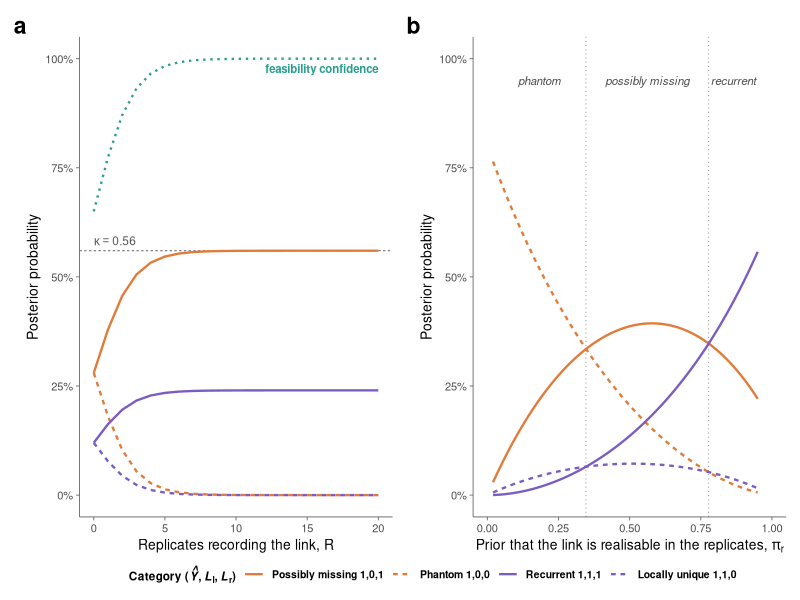
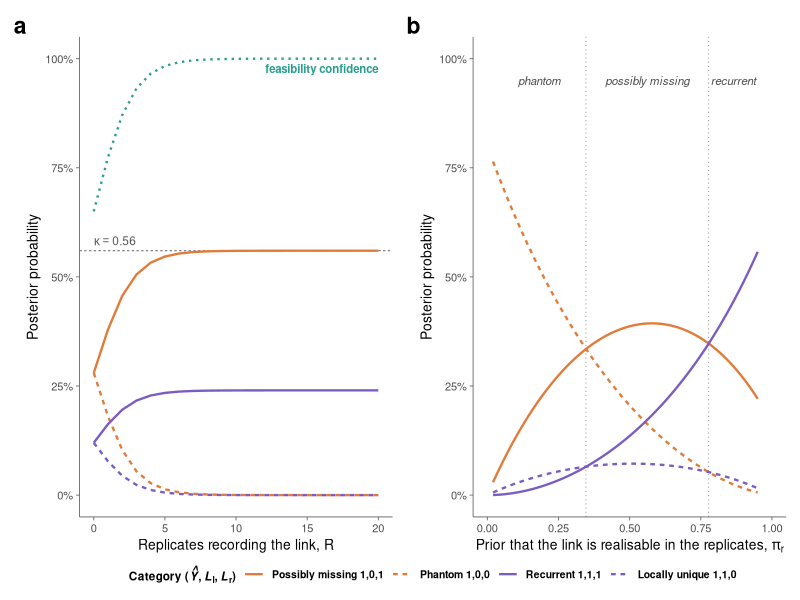

The R script that drew these images, in order:
## ---------------------------------------------------------------------------
## Main-text figure (fig:main_accumulation): what replicate evidence buys,
## and what it cannot.
## (a) Confidence accumulates with consistent detections but stops at kappa,
##     while the aggregate feasibility confidence phi is not bounded by it.
## (b) kappa = (1 - eps_Y)(1 - eps_l) is a property of the model and the local
##     method alone; the rule in (a) is one point on these curves.
## Symmetric rates throughout, matching the likelihood printed in the section.
## ---------------------------------------------------------------------------

library(ggplot2)
library(patchwork)

## Figures are written to Bayesian_framework/bayesian_figures. Resolved here so
## the script works whether it is run from the project root or from inside
## Bayesian_framework/, and the folder is created if it is missing.
fig_dir <- if (dir.exists("Bayesian_framework"))
             file.path("Bayesian_framework", "bayesian_figures") else "bayesian_figures"
dir.create(fig_dir, recursive = TRUE, showWarnings = FALSE)

eY <- 0.20; eL <- 0.30            # model and local error rates
p1 <- 0.105; p0 <- 0.05           # per-replicate recording probability
Rs <- 0:20

## eight categories as (z_Y, z_l, z_r); evidence is Y = 1, O_l = 0
sig <- rbind(c(1,1,1), c(1,1,0), c(1,0,1), c(1,0,0),
             c(0,1,1), c(0,1,0), c(0,0,1), c(0,0,0))
rownames(sig) <- c("recurrent","locally unique","possibly missing","phantom",
                   "model-elusive","weakly-supported","locally absent",
                   "possibly forbidden")

## model and local factors for the evidence Y = 1, O_l = 0 (symmetric local axis)
w <- ifelse(sig[,1] == 1, 1 - eY, eY) * ifelse(sig[,2] == 0, 1 - eL, eL)

post <- function(R) {                       # detected in every replicate
  if (R == 0) return(w / sum(w))            # no replicate term at all
  ## z_r = 1 means the link is realisable in the replicates, so the count is
  ## plainly binomial and no conditioning is applied (Eqs. erep, cumulative)
  pr <- ifelse(sig[,3] == 1, p1^R, p0^R)
  L  <- w * pr
  L / sum(L)
}

P   <- t(sapply(Rs, post)); colnames(P) <- rownames(sig)
kap <- (1 - eY) * (1 - eL)                  # 0.56

## two pairs of categories, each pair differing only in the replicate bit
lev <- c("Possibly missing","Phantom","Recurrent","Locally unique")
key <- c("Possibly missing 1,0,1", "Phantom 1,0,0",
         "Recurrent 1,1,1",        "Locally unique 1,1,0")
dat_a <- rbind(
  data.frame(R = Rs, y = P[,"possibly missing"],   k = lev[1]),
  data.frame(R = Rs, y = P[,"phantom"],            k = lev[2]),
  data.frame(R = Rs, y = P[,"recurrent"],          k = lev[3]),
  data.frame(R = Rs, y = P[,"locally unique"],     k = lev[4]))
dat_a$k <- factor(dat_a$k, levels = lev)
cols <- setNames(c("#E07B39","#E07B39","#7C5CBF","#7C5CBF"), lev)
ltys <- setNames(c("solid","22","solid","22"), lev)

phi <- data.frame(R = Rs, y = 1 - P[,"phantom"] - P[,"possibly forbidden"])

pct <- function(x) paste0(round(100 * x), "%")

pa <- ggplot(dat_a, aes(R, y, colour = k, linetype = k)) +
  geom_hline(yintercept = kap, linetype = "22", colour = "grey45",
             linewidth = 0.4) +
  annotate("text", x = 0, y = kap, label = "kappa == 0.56", parse = TRUE,
           hjust = 0, vjust = -0.6, size = 3, colour = "grey35",
           fontface = "bold") +
  geom_line(data = phi, aes(R, y), inherit.aes = FALSE, colour = "#2A9D8F",
            linewidth = 0.8, linetype = "12") +
  annotate("text", x = 20, y = 1, label = "feasibility confidence", hjust = 1,
           vjust = 1.6, size = 2.9, colour = "#2A9D8F", fontface = "bold") +
  geom_line(linewidth = 0.8) +
  scale_colour_manual(values = cols, labels = key,
                      name = expression(bold("Category ") *
                        bold("(") * bolditalic(hat(Y)) * bold(", ") *
                        bolditalic(L)[bold(l)] * bold(", ") *
                        bolditalic(L)[bold(r)] * bold(")"))) +
  scale_linetype_manual(values = ltys, labels = key,
                        name = expression(bold("Category ") *
                          bold("(") * bolditalic(hat(Y)) * bold(", ") *
                          bolditalic(L)[bold(l)] * bold(", ") *
                          bolditalic(L)[bold(r)] * bold(")"))) +
  scale_y_continuous(limits = c(0, 1), labels = pct) +
  scale_x_continuous(breaks = seq(0, 20, 5)) +
  labs(x = "Replicates recording the link, R", y = "Posterior probability") +
  guides(colour = guide_legend(nrow = 1, title.position = "left"),
         linetype = guide_legend(nrow = 1, title.position = "left"))

## ---- (b) the ceiling itself -------------------------------------------------
## ---- (b) what an informative prior does to the same evidence ---------------
## Binary replicate evidence (O_r = 1 after R = 5 replicates), as in the
## framework as first presented; both priors rise with the pair's degree, the
## local one held just below the regional one.
Rb   <- 5
eP_b <- (1 - p1)^Rb              # eps_r^+(R), a realisable link recorded in none
eM_b <- 1 - (1 - p0)^Rb          # eps_r^-(R), an unrealisable one recorded in some
kfrac <- 0.9                     # pi_l = kfrac * pi_r

post_pi <- function(pr) {
  pl  <- kfrac * pr
  pri <- sapply(1:8, function(i)
    prod(c(0.5, pl, pr)^sig[i, ] * (1 - c(0.5, pl, pr))^(1 - sig[i, ])))
  L <- w * ifelse(sig[, 3] == 1, 1 - eP_b, eM_b) * pri
  L / sum(L)
}

prs <- seq(0.02, 0.95, length.out = 400)
Pb  <- sapply(prs, post_pi)
rownames(Pb) <- rownames(sig)
dat_b <- rbind(
  data.frame(pr = prs, y = Pb["possibly missing", ], k = lev[1]),
  data.frame(pr = prs, y = Pb["phantom", ],         k = lev[2]),
  data.frame(pr = prs, y = Pb["recurrent", ],       k = lev[3]),
  data.frame(pr = prs, y = Pb["locally unique", ],  k = lev[4]))
dat_b$k <- factor(dat_b$k, levels = lev)

## where the leading category changes
ld  <- rownames(sig)[apply(Pb[1:4, ], 2, which.max)]
brk <- prs[which(diff(as.integer(factor(ld))) != 0)]
seg <- c(min(prs), brk, max(prs))
labs_b <- data.frame(x = (head(seg, -1) + tail(seg, -1)) / 2, y = 0.95,
                     lab = ld[sapply((head(seg, -1) + tail(seg, -1)) / 2,
                                     function(v) which.min(abs(prs - v)))])

pb <- ggplot(dat_b, aes(pr, y, colour = k, linetype = k)) +
  geom_vline(xintercept = brk, linetype = "dotted", colour = "grey60",
             linewidth = 0.35) +
  geom_line(linewidth = 0.8) +
  geom_text(data = labs_b, aes(x, y, label = lab), inherit.aes = FALSE,
            size = 2.9, colour = "grey30", fontface = "italic") +
  scale_colour_manual(values = cols, guide = "none") +
  scale_linetype_manual(values = ltys, guide = "none") +
  scale_y_continuous(limits = c(0, 1), labels = pct) +
  scale_x_continuous(limits = c(0, 1), breaks = seq(0, 1, 0.25)) +
  labs(x = expression("Prior that the link is realisable in the replicates, " * pi[r]),
       y = "Posterior probability")

base <- theme_classic(base_size = 10) +
  theme(legend.position = "bottom", legend.key.width = unit(16, "pt"),
        legend.text = element_text(face = "bold", size = 7.5),
        legend.title = element_text(size = 8.5, vjust = 0.5),
        legend.margin = margin(t = 0, b = 0),
        legend.box.spacing = unit(4, "pt"),
        plot.tag = element_text(size = 16.5, face = "bold"),
        axis.line = element_line(colour = "grey40", linewidth = 0.3),
        axis.ticks = element_line(colour = "grey40", linewidth = 0.3))

fig <- ((pa + pb) & base) +
  plot_layout(guides = "collect") + plot_annotation(tag_levels = "a") &
  theme(legend.position = "bottom")
ggsave(file.path(fig_dir, "main_accumulation.pdf"), fig, width = 9.0, height = 3.8)
ggsave(file.path(fig_dir, "main_accumulation.png"), fig, width = 9.0, height = 3.8, dpi = 300)

cat(sprintf("kappa = %.3f\n", kap))
print(round(100 * data.frame(R = Rs, pm = P[,"possibly missing"],
      ph = P[,"phantom"], phi = 1 - P[,"phantom"] - P[,"possibly forbidden"])[c(1,2,4,6,11,21),-1], 1))
